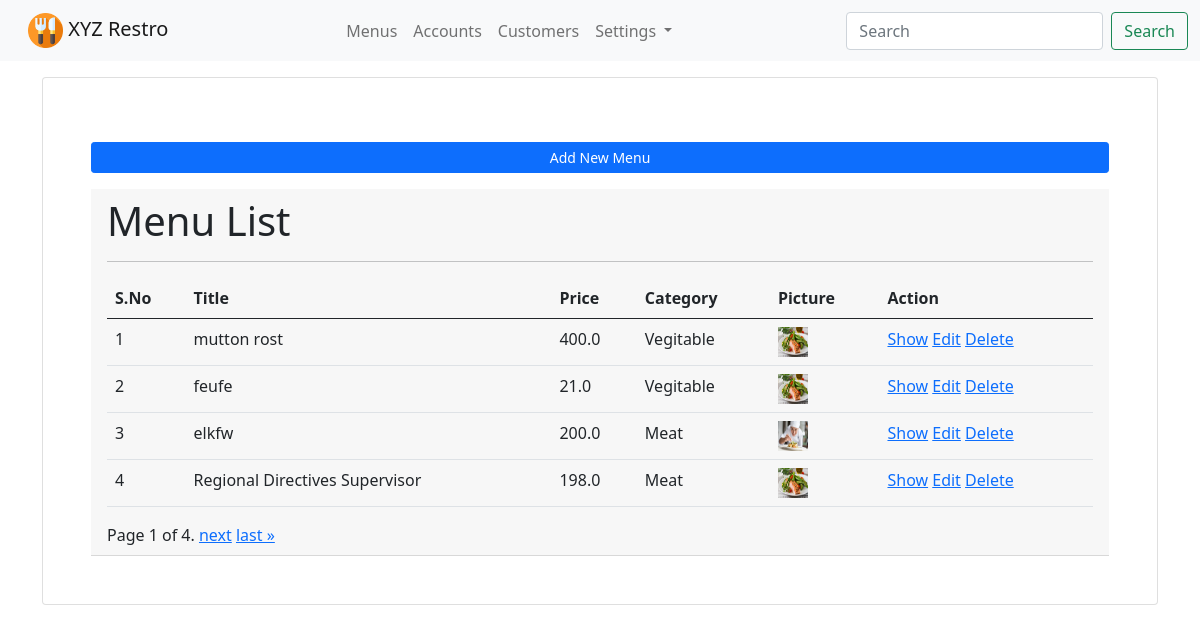
The app's page /menus/ (signed in), older data.
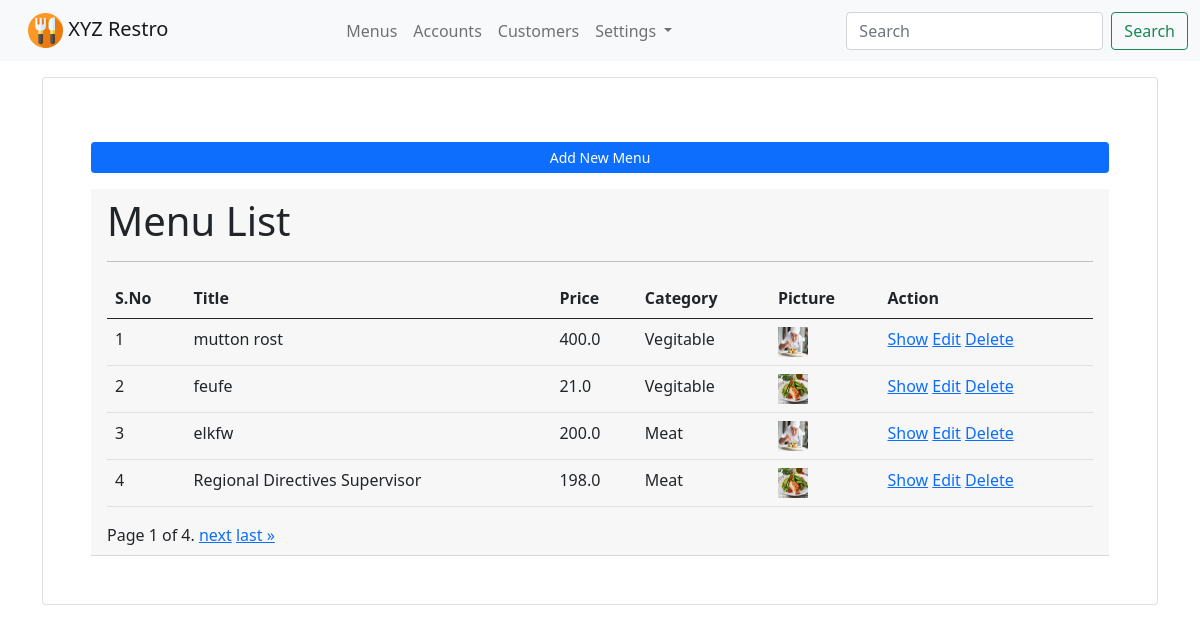
The same page, newer data.
### app_menus/models.py (models this page shows, shortened)
class Menu(models.Model):
    menu_title = models.CharField(max_length=100)
    menu_price = models.FloatField(default=0.00)
    menu_ingredient = models.CharField(max_length=100)
    menu_category = models.ForeignKey(Category, on_delete=models.CASCADE)
    menu_img = models.FileField(upload_to="images/menus/", blank=True, null=True)
    menu_created_at = models.DateTimeField(auto_now_add=True)
    is_active = models.BooleanField(default=True)
    class Meta:
        db_table = "restro_menus"
        ordering = ["-menu_title"]

class Category(models.Model):
    category_title = models.CharField(max_length=100)
    category_code = models.CharField(max_length=20, null=True, blank=True)
    class Meta:
        db_table = "restro_categories"
        ordering = ["-category_title"]

### app_menus/views.py (the view)
# urls.py: path('', views.list_menu, name='menu-list'),
@login_required(login_url='/login/')
def list_menu(request):
    menu_list = Menu.objects.all()
    paginator = Paginator(menu_list, 4) # 4 data in one page
    page_number = request.GET.get('page')
    page_obj = paginator.get_page(page_number)
    context = {"page_obj" : page_obj}
    return render(request, 'menus/list_menu.html', context)

### templates/menus/list_menu.html (shortened to what this page needs)
{% extends 'layouts/master.html' %}
{% load static %}
{% block content %}
<div class="container">
    <div class="card p-5 mt-3">
        <a href="{% url 'menu-add' %}" class="btn btn-sm btn-primary mb-3 mt-3">Add New Menu</a>
        <div class="card-header">
            <h1>Menu List</h1>
            <hr>
            <table class="table table-hover mt-3">
                <thead>
                    <tr>
                        <th>S.No</th>
                        <th>Title</th>
                        <th>Price</th>
                        <th>Category</th>
                        <th>Picture</th>
                        <th>Action</th>
                    </tr>
                </thead>
                <tbody>
                    {% for val in page_obj %}
                    <tr>
                        <td>{{ forloop.counter }}</td>
                        <td>{{ val.menu_title }}</td>
                        <td>{{ val.menu_price }}</td>
                        <td>{{ val.menu_category.category_title }}</td>
                        <td><img src="{{ val.menu_img.url }}" width="30" height="30" /></td>
                        <td>
                            <a href="{% url 'menu-show' val.id %}">Show</a>
                            <a href="{% url 'menu-edit' val.id %}">Edit</a>
                            <a href="{% url 'menu-delete' val.id %}">Delete</a>
                        </td>
                    </tr>
                    {% endfor %}
                </tbody>
            </table>
            <div class="pagination">
                <span class="step-links">
                    <span class="current">
                        Page {{ page_obj.number }} of {{ page_obj.paginator.num_pages }}.
                    </span>
                    {% if page_obj.has_next %}
                        <a href="?page={{ page_obj.next_page_number }}">next</a>
                        <a href="?page={{ page_obj.paginator.num_pages }}">last &raquo;</a>
                    {% endif %}
                </span>
            </div>
        </div>
    </div>
</div>
{% endblock %}

### templates/layouts/master.html (shortened to what this page needs)
<!doctype html>
<html lang="en">
    <head>
        <link href="https://cdn.jsdelivr.net/npm/bootstrap@5.0.2/dist/css/bootstrap.min.css" rel="stylesheet">
        {% load static %}
        <link rel="stylesheet" href="{% static 'css/bootstrap.css' %}">
        <link rel="stylesheet" href="{% static 'css/bootstrap.min.css' %}">
        <link rel="stylesheet" href="{% static 'css/bootstrap-utilities.css' %}">
        <link rel="stylesheet" href="{% static 'css/bootstrap-utilities.min.css' %}">
        <link rel="stylesheet" href="{% static 'css/bootstrap-grid.css' %}">
        <link rel="stylesheet" href="{% static 'css/bootstrap-grid.min.css' %}">
        <link rel="stylesheet" href="{% static 'css/bootstrap-reboot.css' %}">
        <link rel="stylesheet" href="{% static 'css/bootstrap-reboot.min.css' %}">
        <link rel="stylesheet" href="{% static 'css/bootstrap-grid.rtl.min.css' %}">
        <link rel="stylesheet" href="{% static 'css/bootstrap-grid.rtl.min.css' %}">
        <link rel="stylesheet" href="{% static 'css/bootstrap-reboot.rtl.css' %}">
        <link rel="stylesheet" href="{% static 'css/bootstrap-reboot.rtl.min.css' %}">
        <link rel="stylesheet" href="{% static 'css/bootstrap-utilities.rtl.css' %}">
        <link rel="stylesheet" href="{% static 'css/bootstrap-utilities.rtl.min.css' %}">
        <link rel="stylesheet" href="{% static 'css/bootstrap.rtl.min.css' %}">
        <link rel="stylesheet" href="{% static 'css/bootstrap.rtl.css' %}">
    </head>
    <body>
        <nav class="navbar navbar-expand-lg navbar-light bg-light">
            <div class="container-fluid">
                <a class="navbar-brand" href="#">
                    <img src="{% static 'images/hotel_1.png' %}" alt="" width="35" height="35">
                    XYZ Restro
                </a>
                <div class="collapse navbar-collapse" id="navbarSupportedContent">
                    <ul class="navbar-nav me-auto mb-2 mb-lg-0">
                    <li class="nav-item">
                        <a class="nav-link" href="{% url 'menu-list' %}">Menus</a>
                    </li>
                    <li class="nav-item">
                        <a class="nav-link" href="#">Accounts</a>
                    </li>
                    <li class="nav-item">
                        <a class="nav-link" href="#">Customers</a>
                    </li>
                    <li class="nav-item dropdown">
                        <a class="nav-link dropdown-toggle" href="#" id="navbarDropdown" role="button" data-bs-toggle="dropdown" aria-expanded="false">
                        Settings
                        </a>
                    </li>
                    </ul>
                    <form class="d-flex">
                    <input class="form-control me-2" type="search" placeholder="Search" aria-label="Search">
                    <button class="btn btn-outline-success" type="submit">Search</button>
                    </form>
                </div>
            </div>
        </nav>
        {% block content %}
        {% endblock %}
    </body>
</html>

Row changes from the older to the newer data that the page shows:
changed Menu "mutton rost": menu_img: a different picture
